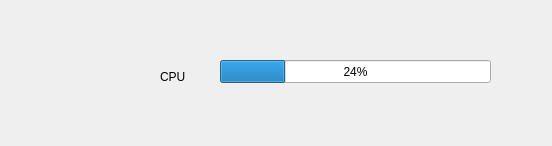
<?xml version="1.0" encoding="UTF-8"?>
<ui version="4.0">
 <class>MainWindow</class>
 <widget class="QMainWindow" name="MainWindow">
  <property name="geometry">
   <rect>
    <x>0</x>
    <y>0</y>
    <width>552</width>
    <height>146</height>
   </rect>
  </property>
  <property name="windowTitle">
   <string>MainWindow</string>
  </property>
  <widget class="QWidget" name="centralwidget">
   <widget class="QProgressBar" name="progressBar">
    <property name="geometry">
     <rect>
      <x>220</x>
      <y>60</y>
      <width>271</width>
      <height>23</height>
     </rect>
    </property>
    <property name="value">
     <number>24</number>
    </property>
   </widget>
   <widget class="QLabel" name="label">
    <property name="geometry">
     <rect>
      <x>160</x>
      <y>70</y>
      <width>47</width>
      <height>13</height>
     </rect>
    </property>
    <property name="text">
     <string>CPU</string>
    </property>
   </widget>
  </widget>
 </widget>
 <resources/>
 <connections/>
</ui>
